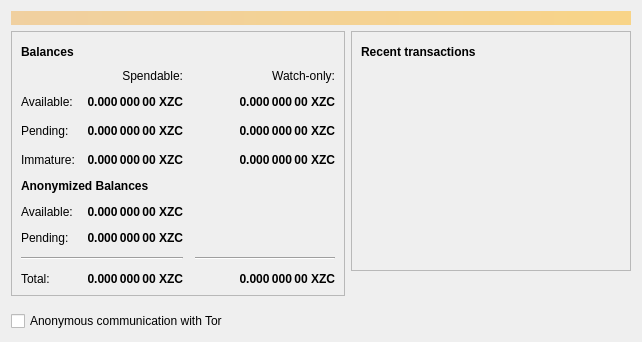
<?xml version="1.0" encoding="UTF-8"?>
<ui version="4.0">
 <class>OverviewPage</class>
 <widget class="QWidget" name="OverviewPage">
  <property name="geometry">
   <rect>
    <x>0</x>
    <y>0</y>
    <width>642</width>
    <height>342</height>
   </rect>
  </property>
  <property name="windowTitle">
   <string>Form</string>
  </property>
  <layout class="QVBoxLayout" name="topLayout">
   <item>
    <widget class="QLabel" name="labelAlerts">
     <property name="visible">
      <bool>false</bool>
     </property>
     <property name="styleSheet">
      <string notr="true">QLabel { background-color: qlineargradient(x1: 0, y1: 0, x2: 1, y2: 0, stop:0 #F0D0A0, stop:1 #F8D488); color:#000000; }</string>
     </property>
     <property name="wordWrap">
      <bool>true</bool>
     </property>
     <property name="margin">
      <number>3</number>
     </property>
     <property name="textInteractionFlags">
      <set>Qt::TextSelectableByMouse</set>
     </property>
    </widget>
   </item>
   <item>
    <layout class="QHBoxLayout" name="horizontalLayout" stretch="1,1">
     <item>
      <layout class="QVBoxLayout" name="verticalLayout_2">
       <item>
        <widget class="QFrame" name="frame">
         <property name="frameShape">
          <enum>QFrame::StyledPanel</enum>
         </property>
         <property name="frameShadow">
          <enum>QFrame::Raised</enum>
         </property>
         <layout class="QVBoxLayout" name="verticalLayout_4">
          <item>
           <layout class="QHBoxLayout" name="horizontalLayout_4">
            <item>
             <widget class="QLabel" name="label_5">
              <property name="font">
               <font>
                <weight>75</weight>
                <bold>true</bold>
               </font>
              </property>
              <property name="text">
               <string>Balances</string>
              </property>
             </widget>
            </item>
            <item>
             <widget class="QPushButton" name="labelWalletStatus">
              <property name="enabled">
               <bool>true</bool>
              </property>
              <property name="maximumSize">
               <size>
                <width>30</width>
                <height>16777215</height>
               </size>
              </property>
              <property name="toolTip">
               <string>The displayed information may be out of date. Your wallet automatically synchronizes with the Zcoin network after a connection is established, but this process has not completed yet.</string>
              </property>
              <property name="text">
               <string/>
              </property>
              <property name="icon">
               <iconset resource="../bitcoin.qrc">
                <normaloff>:/icons/warning</normaloff>
                <disabledoff>:/icons/warning</disabledoff>:/icons/warning</iconset>
              </property>
              <property name="iconSize">
               <size>
                <width>24</width>
                <height>24</height>
               </size>
              </property>
              <property name="flat">
               <bool>true</bool>
              </property>
             </widget>
            </item>
            <item>
             <spacer name="horizontalSpacer_3">
              <property name="orientation">
               <enum>Qt::Horizontal</enum>
              </property>
              <property name="sizeHint" stdset="0">
               <size>
                <width>40</width>
                <height>20</height>
               </size>
              </property>
             </spacer>
            </item>
           </layout>
          </item>
          <item>
           <layout class="QGridLayout" name="gridLayout">
            <property name="spacing">
             <number>12</number>
            </property>
            <item row="3" column="2">
             <widget class="QLabel" name="labelWatchImmature">
              <property name="font">
               <font>
                <weight>75</weight>
                <bold>true</bold>
               </font>
              </property>
              <property name="cursor">
               <cursorShape>IBeamCursor</cursorShape>
              </property>
              <property name="toolTip">
               <string>Mined balance in watch-only addresses that has not yet matured</string>
              </property>
              <property name="text">
               <string notr="true">0.000 000 00 XZC</string>
              </property>
              <property name="alignment">
               <set>Qt::AlignRight|Qt::AlignTrailing|Qt::AlignVCenter</set>
              </property>
              <property name="textInteractionFlags">
               <set>Qt::LinksAccessibleByMouse|Qt::TextSelectableByKeyboard|Qt::TextSelectableByMouse</set>
              </property>
             </widget>
            </item>
            <item row="1" column="0">
             <widget class="QLabel" name="labelBalanceText">
              <property name="text">
               <string>Available:</string>
              </property>
             </widget>
            </item>
            <item row="9" column="2">
             <widget class="QLabel" name="labelWatchTotal">
              <property name="font">
               <font>
                <weight>75</weight>
                <bold>true</bold>
               </font>
              </property>
              <property name="cursor">
               <cursorShape>IBeamCursor</cursorShape>
              </property>
              <property name="toolTip">
               <string>Current total balance in watch-only addresses</string>
              </property>
              <property name="text">
               <string notr="true">0.000 000 00 XZC</string>
              </property>
              <property name="alignment">
               <set>Qt::AlignRight|Qt::AlignTrailing|Qt::AlignVCenter</set>
              </property>
              <property name="textInteractionFlags">
               <set>Qt::LinksAccessibleByMouse|Qt::TextSelectableByKeyboard|Qt::TextSelectableByMouse</set>
              </property>
             </widget>
            </item>
            <item row="9" column="0">
             <widget class="QLabel" name="labelTotalText">
              <property name="text">
               <string>Total:</string>
              </property>
             </widget>
            </item>
            <item row="8" column="0" colspan="2">
             <widget class="Line" name="line">
              <property name="orientation">
               <enum>Qt::Horizontal</enum>
              </property>
             </widget>
            </item>
            <item row="7" column="1">
             <widget class="QLabel" name="labelSigmaPending">
              <property name="font">
               <font>
                <weight>75</weight>
                <bold>true</bold>
               </font>
              </property>
              <property name="cursor">
               <cursorShape>IBeamCursor</cursorShape>
              </property>
              <property name="toolTip">
               <string>Total of anonymize transactions that have yet to be confirmed, and do not yet count toward the spendable balance</string>
              </property>
              <property name="text">
               <string>0.000 000 00 XZC</string>
              </property>
              <property name="alignment">
               <set>Qt::AlignRight|Qt::AlignTrailing|Qt::AlignVCenter</set>
              </property>
              <property name="textInteractionFlags">
               <set>Qt::LinksAccessibleByMouse|Qt::TextSelectableByKeyboard|Qt::TextSelectableByMouse</set>
              </property>
             </widget>
            </item>
            <item row="8" column="2">
             <widget class="Line" name="lineWatchBalance">
              <property name="sizePolicy">
               <sizepolicy hsizetype="Preferred" vsizetype="Fixed">
                <horstretch>0</horstretch>
                <verstretch>0</verstretch>
               </sizepolicy>
              </property>
              <property name="minimumSize">
               <size>
                <width>140</width>
                <height>0</height>
               </size>
              </property>
              <property name="orientation">
               <enum>Qt::Horizontal</enum>
              </property>
             </widget>
            </item>
            <item row="6" column="1">
             <widget class="QLabel" name="labelSigmaBalance">
              <property name="font">
               <font>
                <weight>75</weight>
                <bold>true</bold>
               </font>
              </property>
              <property name="cursor">
               <cursorShape>IBeamCursor</cursorShape>
              </property>
              <property name="toolTip">
               <string>Your current spendable anonymized balance</string>
              </property>
              <property name="text">
               <string>0.000 000 00 XZC</string>
              </property>
              <property name="alignment">
               <set>Qt::AlignRight|Qt::AlignTrailing|Qt::AlignVCenter</set>
              </property>
              <property name="textInteractionFlags">
               <set>Qt::LinksAccessibleByMouse|Qt::TextSelectableByKeyboard|Qt::TextSelectableByMouse</set>
              </property>
             </widget>
            </item>
            <item row="6" column="0">
             <widget class="QLabel" name="labelSigmaBalanceText">
              <property name="text">
               <string>Available:</string>
              </property>
             </widget>
            </item>
            <item row="1" column="1">
             <widget class="QLabel" name="labelBalance">
              <property name="font">
               <font>
                <weight>75</weight>
                <bold>true</bold>
               </font>
              </property>
              <property name="cursor">
               <cursorShape>IBeamCursor</cursorShape>
              </property>
              <property name="toolTip">
               <string>Your current spendable balance</string>
              </property>
              <property name="text">
               <string notr="true">0.000 000 00 XZC</string>
              </property>
              <property name="alignment">
               <set>Qt::AlignRight|Qt::AlignTrailing|Qt::AlignVCenter</set>
              </property>
              <property name="textInteractionFlags">
               <set>Qt::LinksAccessibleByMouse|Qt::TextSelectableByKeyboard|Qt::TextSelectableByMouse</set>
              </property>
             </widget>
            </item>
            <item row="2" column="3">
             <spacer name="horizontalSpacer_2">
              <property name="orientation">
               <enum>Qt::Horizontal</enum>
              </property>
              <property name="sizeHint" stdset="0">
               <size>
                <width>40</width>
                <height>20</height>
               </size>
              </property>
             </spacer>
            </item>
            <item row="2" column="2">
             <widget class="QLabel" name="labelWatchPending">
              <property name="font">
               <font>
                <weight>75</weight>
                <bold>true</bold>
               </font>
              </property>
              <property name="cursor">
               <cursorShape>IBeamCursor</cursorShape>
              </property>
              <property name="toolTip">
               <string>Unconfirmed transactions to watch-only addresses</string>
              </property>
              <property name="text">
               <string notr="true">0.000 000 00 XZC</string>
              </property>
              <property name="alignment">
               <set>Qt::AlignRight|Qt::AlignTrailing|Qt::AlignVCenter</set>
              </property>
              <property name="textInteractionFlags">
               <set>Qt::LinksAccessibleByMouse|Qt::TextSelectableByKeyboard|Qt::TextSelectableByMouse</set>
              </property>
             </widget>
            </item>
            <item row="0" column="2">
             <widget class="QLabel" name="labelWatchonly">
              <property name="text">
               <string>Watch-only:</string>
              </property>
              <property name="alignment">
               <set>Qt::AlignRight|Qt::AlignTrailing|Qt::AlignVCenter</set>
              </property>
             </widget>
            </item>
            <item row="2" column="0">
             <widget class="QLabel" name="labelPendingText">
              <property name="text">
               <string>Pending:</string>
              </property>
             </widget>
            </item>
            <item row="2" column="1">
             <widget class="QLabel" name="labelUnconfirmed">
              <property name="font">
               <font>
                <weight>75</weight>
                <bold>true</bold>
               </font>
              </property>
              <property name="cursor">
               <cursorShape>IBeamCursor</cursorShape>
              </property>
              <property name="toolTip">
               <string>Total of transactions that have yet to be confirmed, and do not yet count toward the spendable balance</string>
              </property>
              <property name="text">
               <string notr="true">0.000 000 00 XZC</string>
              </property>
              <property name="alignment">
               <set>Qt::AlignRight|Qt::AlignTrailing|Qt::AlignVCenter</set>
              </property>
              <property name="textInteractionFlags">
               <set>Qt::LinksAccessibleByMouse|Qt::TextSelectableByKeyboard|Qt::TextSelectableByMouse</set>
              </property>
             </widget>
            </item>
            <item row="9" column="1">
             <widget class="QLabel" name="labelTotal">
              <property name="font">
               <font>
                <weight>75</weight>
                <bold>true</bold>
               </font>
              </property>
              <property name="cursor">
               <cursorShape>IBeamCursor</cursorShape>
              </property>
              <property name="toolTip">
               <string>Your current total balance</string>
              </property>
              <property name="text">
               <string notr="true">0.000 000 00 XZC</string>
              </property>
              <property name="alignment">
               <set>Qt::AlignRight|Qt::AlignTrailing|Qt::AlignVCenter</set>
              </property>
              <property name="textInteractionFlags">
               <set>Qt::LinksAccessibleByMouse|Qt::TextSelectableByKeyboard|Qt::TextSelectableByMouse</set>
              </property>
             </widget>
            </item>
            <item row="0" column="1">
             <widget class="QLabel" name="labelSpendable">
              <property name="text">
               <string>Spendable:</string>
              </property>
              <property name="alignment">
               <set>Qt::AlignRight|Qt::AlignTrailing|Qt::AlignVCenter</set>
              </property>
             </widget>
            </item>
            <item row="3" column="1">
             <widget class="QLabel" name="labelImmature">
              <property name="font">
               <font>
                <weight>75</weight>
                <bold>true</bold>
               </font>
              </property>
              <property name="cursor">
               <cursorShape>IBeamCursor</cursorShape>
              </property>
              <property name="toolTip">
               <string>Mined balance that has not yet matured</string>
              </property>
              <property name="text">
               <string notr="true">0.000 000 00 XZC</string>
              </property>
              <property name="alignment">
               <set>Qt::AlignRight|Qt::AlignTrailing|Qt::AlignVCenter</set>
              </property>
              <property name="textInteractionFlags">
               <set>Qt::LinksAccessibleByMouse|Qt::TextSelectableByKeyboard|Qt::TextSelectableByMouse</set>
              </property>
             </widget>
            </item>
            <item row="3" column="0">
             <widget class="QLabel" name="labelImmatureText">
              <property name="text">
               <string>Immature:</string>
              </property>
             </widget>
            </item>
            <item row="1" column="2">
             <widget class="QLabel" name="labelWatchAvailable">
              <property name="font">
               <font>
                <weight>75</weight>
                <bold>true</bold>
               </font>
              </property>
              <property name="cursor">
               <cursorShape>IBeamCursor</cursorShape>
              </property>
              <property name="toolTip">
               <string>Your current balance in watch-only addresses</string>
              </property>
              <property name="text">
               <string notr="true">0.000 000 00 XZC</string>
              </property>
              <property name="alignment">
               <set>Qt::AlignRight|Qt::AlignTrailing|Qt::AlignVCenter</set>
              </property>
              <property name="textInteractionFlags">
               <set>Qt::LinksAccessibleByMouse|Qt::TextSelectableByKeyboard|Qt::TextSelectableByMouse</set>
              </property>
             </widget>
            </item>
            <item row="7" column="0">
             <widget class="QLabel" name="labelSigmaPendingText">
              <property name="text">
               <string>Pending:</string>
              </property>
             </widget>
            </item>
            <item row="4" column="0" colspan="2">
             <widget class="QLabel" name="label">
              <property name="font">
               <font>
                <weight>75</weight>
                <bold>true</bold>
               </font>
              </property>
              <property name="text">
               <string>Anonymized Balances</string>
              </property>
             </widget>
            </item>
           </layout>
          </item>
         </layout>
        </widget>
       </item>
       <item>
        <spacer name="verticalSpacer">
         <property name="orientation">
          <enum>Qt::Vertical</enum>
         </property>
         <property name="sizeHint" stdset="0">
          <size>
           <width>20</width>
           <height>40</height>
          </size>
         </property>
        </spacer>
       </item>
       <item>
        <widget class="QCheckBox" name="checkboxEnabledTor">
         <property name="enabled">
          <bool>true</bool>
         </property>
         <property name="text">
          <string>Anonymous communication with Tor</string>
         </property>
         <property name="checked">
          <bool>false</bool>
         </property>
        </widget>
       </item>
      </layout>
     </item>
     <item>
      <layout class="QVBoxLayout" name="verticalLayout_3">
       <item>
        <widget class="QFrame" name="frame_2">
         <property name="frameShape">
          <enum>QFrame::StyledPanel</enum>
         </property>
         <property name="frameShadow">
          <enum>QFrame::Raised</enum>
         </property>
         <layout class="QVBoxLayout" name="verticalLayout">
          <item>
           <layout class="QHBoxLayout" name="horizontalLayout_2">
            <item>
             <widget class="QLabel" name="label_4">
              <property name="font">
               <font>
                <weight>75</weight>
                <bold>true</bold>
               </font>
              </property>
              <property name="text">
               <string>Recent transactions</string>
              </property>
             </widget>
            </item>
            <item>
             <widget class="QPushButton" name="labelTransactionsStatus">
              <property name="enabled">
               <bool>true</bool>
              </property>
              <property name="maximumSize">
               <size>
                <width>30</width>
                <height>16777215</height>
               </size>
              </property>
              <property name="toolTip">
               <string>The displayed information may be out of date. Your wallet automatically synchronizes with the Zcoin network after a connection is established, but this process has not completed yet.</string>
              </property>
              <property name="text">
               <string/>
              </property>
              <property name="icon">
               <iconset resource="../bitcoin.qrc">
                <normaloff>:/icons/warning</normaloff>
                <disabledoff>:/icons/warning</disabledoff>:/icons/warning</iconset>
              </property>
              <property name="iconSize">
               <size>
                <width>24</width>
                <height>24</height>
               </size>
              </property>
              <property name="flat">
               <bool>true</bool>
              </property>
             </widget>
            </item>
            <item>
             <spacer name="horizontalSpacer">
              <property name="orientation">
               <enum>Qt::Horizontal</enum>
              </property>
              <property name="sizeHint" stdset="0">
               <size>
                <width>40</width>
                <height>20</height>
               </size>
              </property>
             </spacer>
            </item>
           </layout>
          </item>
          <item>
           <widget class="QListView" name="listTransactions">
            <property name="styleSheet">
             <string notr="true">QListView { background: transparent; }</string>
            </property>
            <property name="frameShape">
             <enum>QFrame::NoFrame</enum>
            </property>
            <property name="verticalScrollBarPolicy">
             <enum>Qt::ScrollBarAlwaysOff</enum>
            </property>
            <property name="horizontalScrollBarPolicy">
             <enum>Qt::ScrollBarAlwaysOff</enum>
            </property>
            <property name="selectionMode">
             <enum>QAbstractItemView::NoSelection</enum>
            </property>
           </widget>
          </item>
         </layout>
        </widget>
       </item>
       <item>
        <spacer name="verticalSpacer_2">
         <property name="orientation">
          <enum>Qt::Vertical</enum>
         </property>
         <property name="sizeHint" stdset="0">
          <size>
           <width>20</width>
           <height>40</height>
          </size>
         </property>
        </spacer>
       </item>
      </layout>
     </item>
    </layout>
   </item>
  </layout>
 </widget>
 <resources>
  <include location="../bitcoin.qrc"/>
 </resources>
 <connections/>
</ui>
